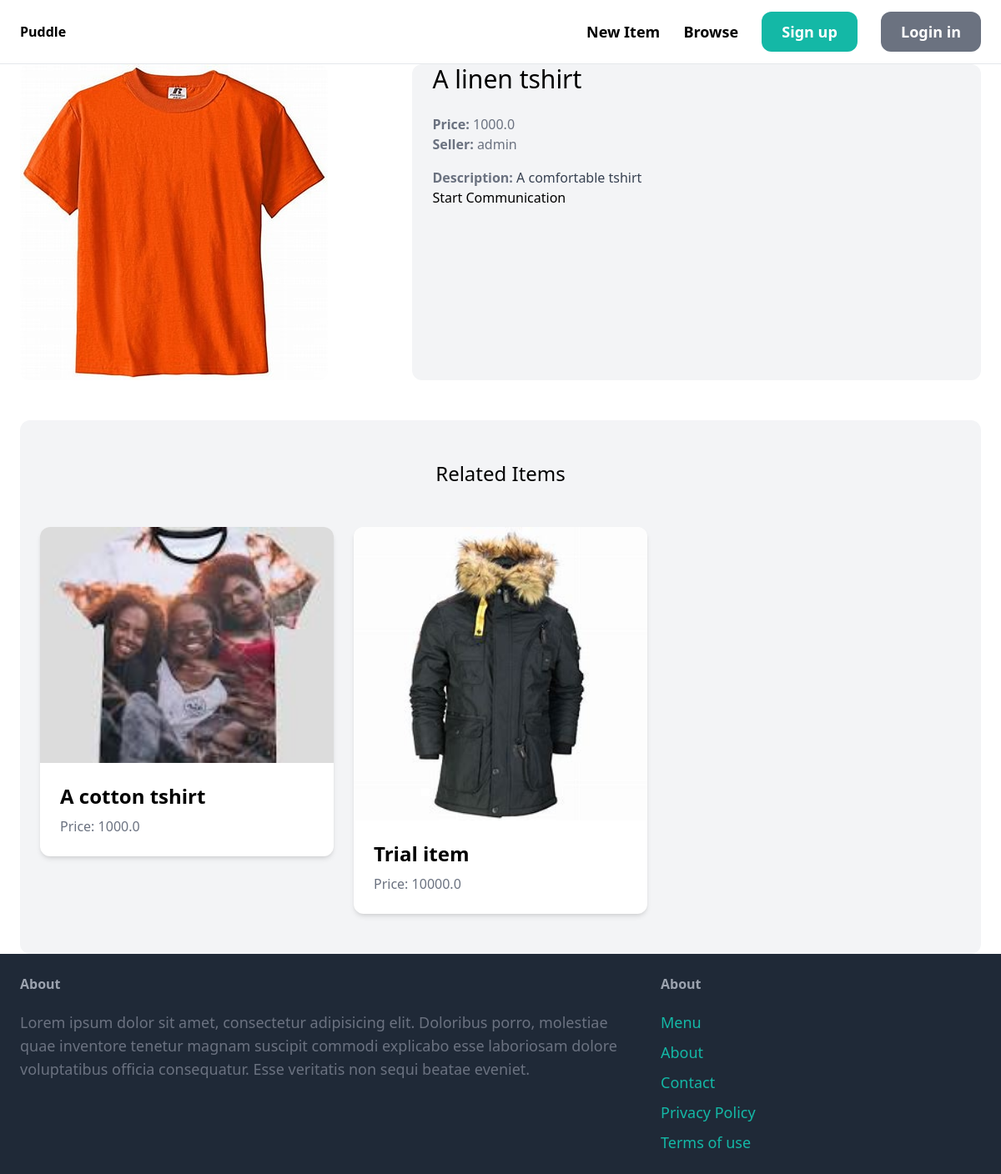
/items/a-tshirt/, run on an earlier commit of the app's database.
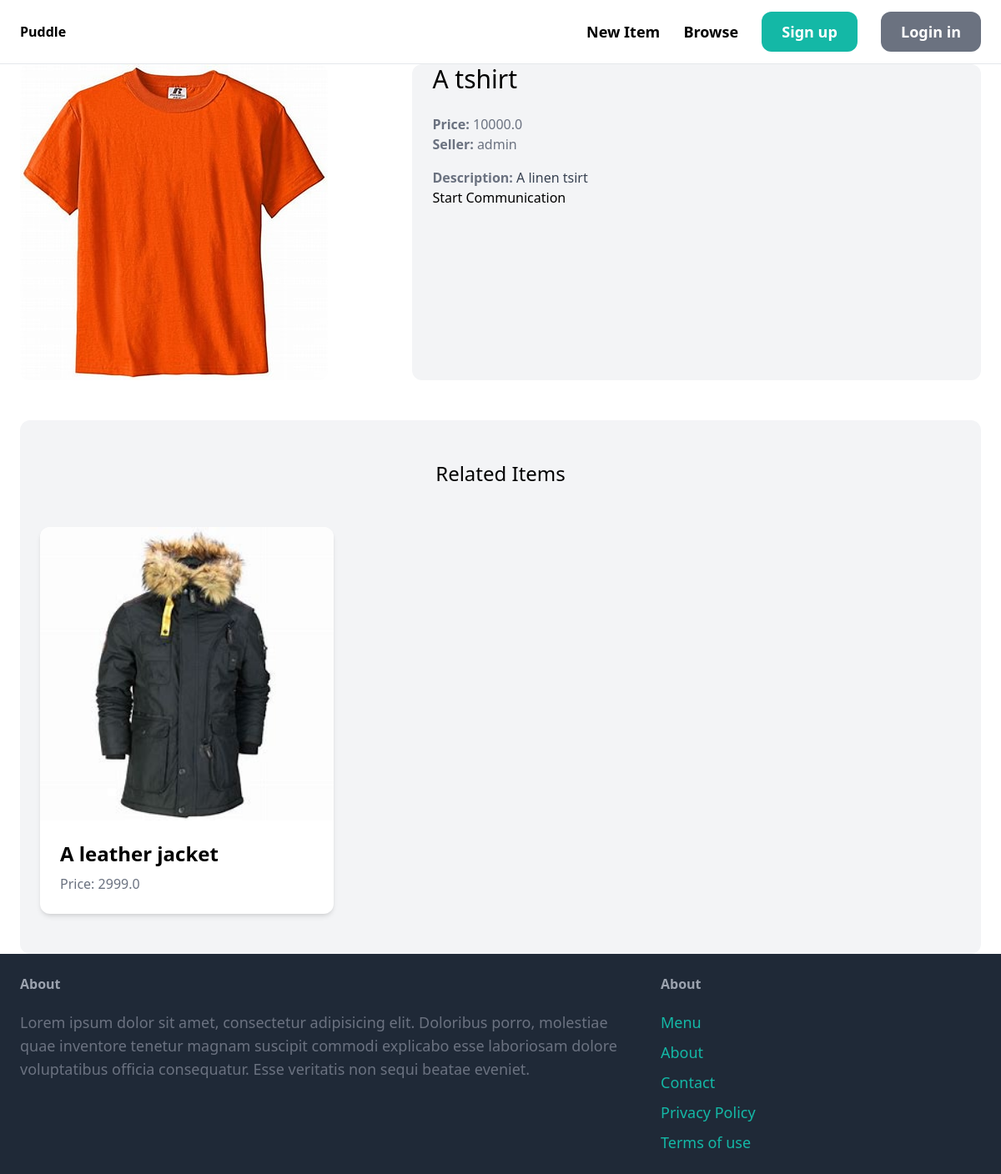
And on a later commit of the database.
### item/models.py (models this page shows, shortened)
class Item(models.Model):
    category = models.ForeignKey(Category, related_name='items', on_delete=models.CASCADE)
    name = models.CharField(max_length=255)
    slug = models.SlugField(max_length=255, unique=True, blank=True)
    description = models.TextField(blank=True, null=True)
    price = models.FloatField()
    image = models.ImageField(upload_to='items_images', blank=True, null=True)
    is_sold = models.BooleanField(default=False)
    created_by = models.ForeignKey(User, related_name='items', on_delete=models.CASCADE)
    created_at = models.DateTimeField(auto_now_add=True)

### item/views.py (the view)
# urls.py: path('<slug:slug>/', ItemDetailView.as_view(), name='detail'),
class ItemDetailView(DetailView):
    model = Item
    template_name = 'detail.html'  # Correct this to reflect the correct path
    context_object_name = 'item'
    def get_context_data(self, **kwargs):
        context = super().get_context_data(**kwargs)
        item = self.get_object()  # Get the current item
        context['related_items'] = Item.objects.filter(
            category=item.category,
            is_sold=False
        ).exclude(slug=item.slug)
        return context

### item/templates/detail.html (shortened to what this page needs)
{% extends 'core/base.html' %}
{% block content %}
<div class="grid grid-cols-5 gap-6">
    <div class="col-span-2">
        <img src="{{ item.image.url }}" class="rounded-xl">
    </div>
    <div class="col-span-3 px-6 bg-gray-100 rounded-xl">
        <h1 class="mb-6 text-3xl">{{ item.name }}</h1>
        <p class="text-gray-500"><strong>Price:</strong> {{ item.price }}</p>
        <p class="text-gray-500"><strong>Seller:</strong> {{ item.created_by.username }}</p>
        {% if item.description %}
        <p class="text-gray-700 mt-4">
            <strong class="text-gray-500">Description:</strong> {{ item.description }}
        </p>
        {% endif %}
        {% if request.user == item.created_by %}
        <div class="mt-6 p-6 bg-white rounded-xl">
            <p>This is your item!</p>
            <a href="{% url 'item:delete' item.slug %}" class="inline-block mt-6 px-6 py-3 text-lg font-semibold bg-red-500 text-white rounded-xl">Delete</a>
            <a href="{% url 'item:edit' item.slug %}" class="inline-block mt-6 px-6 py-3 text-lg font-semibold bg-green-500 text-white rounded-xl">Edit</a>
        </div>
        {% else %}
        <a href="{% url 'communication:new' slug=item.slug %}">Start Communication</a>
        {% endif %}
    </div>
</div>
<div class="mt-12 px-6 py-12 bg-gray-100 rounded-xl">
    <h2 class="mb-12 text-2xl text-center">Related Items</h2>
    <div class="grid grid-cols-1 sm:grid-cols-2 md:grid-cols-3 gap-6">
        {% for related_item in related_items %}
        <div>
            <a href="{% url 'item:detail' slug=related_item.slug %}">
                <div class="bg-white shadow-md rounded-xl overflow-hidden">
                    <div class="aspect-w-16 aspect-h-9">
                        <img src="{{ related_item.image.url }}" alt="{{ related_item.name }}" class="w-full h-full object-cover">
                    </div>
                    <div class="p-6">
                        <h2 class="text-2xl font-semibold">{{ related_item.name }}</h2>
                        <p class="text-gray-500 mt-2">Price: {{ related_item.price }}</p>
                    </div>
                </div>
            </a>
        </div>
        {% endfor %}
    </div>
</div>
{% endblock %}

What changed in the data, as far as the page shows it:
removed Item: image (picture), name "A cotton tshirt", price "1000.0"
removed Item: image (picture), name "Trial item", price "10000.0"
changed Item "admin": name "A linen tshirt" → "A tshirt"; price "1000.0" → "10000.0"; description "A comfortable tshirt" → "A linen tsirt"
added Item: image (picture), name "A leather jacket", price "2999.0"
